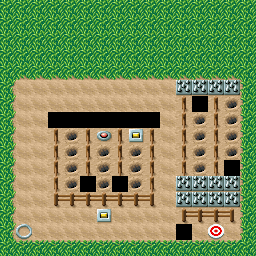

Below is a game level as drawn by its tile map, then a one-line description and the .tmx that defines it (tile-layer data replaced by summaries):
An orthogonal 16x16 tile map with 16x16 px tiles, 3 tile layers (Grass, Ground, Wall), 2 tilesets and 47 objects (18x Carrot, 12x Trap, 8x 2_Rotate, 2x Convertor_Left, RotateButton1, ...).

<map version="1.10" tiledversion="1.10.2" orientation="orthogonal" renderorder="right-down" width="16" height="16" tilewidth="16" tileheight="16" infinite="0" nextlayerid="247" nextobjectid="868">
 <properties>
  <property name="excalibur" type="bool" value="true" />
 </properties>
 <tileset firstgid="1" name="tileset" tilewidth="16" tileheight="16" tilecount="48" columns="8">
  <image source="1level.png" width="128" height="96" />
 </tileset>
 <tileset firstgid="49" name="tile_finish" tilewidth="16" tileheight="16" tilecount="4" columns="4">
  <image source="tile_finish.png" width="64" height="16" />
  <tile id="0">
   <animation>
    <frame tileid="0" duration="90" />
    <frame tileid="1" duration="90" />
    <frame tileid="2" duration="90" />
    <frame tileid="3" duration="90" />
   </animation>
  </tile>
 </tileset>
 <layer id="226" name="Grass" width="16" height="16">
  <data>[256 cells, 69 non-empty, 2 distinct tile ids]</data>
 </layer>
 <layer id="227" name="Ground" width="16" height="16">
  <data>[256 cells, 93 non-empty, 7 distinct tile ids]</data>
 </layer>
 <objectgroup id="246" name="Rotate">
  <object id="860" name="2_Rotate" gid="29" x="48" y="128" width="16" height="16">
   <properties>
    <property name="CollisionType" value="Passive" />
    <property name="state" value="X" />
   </properties>
  </object>
  <object id="861" name="2_Rotate" gid="29" x="64" y="128" width="16" height="16">
   <properties>
    <property name="CollisionType" value="Passive" />
    <property name="state" value="X" />
   </properties>
  </object>
  <object id="862" name="2_Rotate" gid="29" x="144" y="128" width="16" height="16">
   <properties>
    <property name="CollisionType" value="Passive" />
    <property name="state" value="X" />
   </properties>
  </object>
  <object id="863" name="2_Rotate" gid="29" x="128" y="128" width="16" height="16">
   <properties>
    <property name="CollisionType" value="Passive" />
    <property name="state" value="X" />
   </properties>
  </object>
  <object id="864" name="2_Rotate" gid="29" x="112" y="128" width="16" height="16">
   <properties>
    <property name="CollisionType" value="Passive" />
    <property name="state" value="X" />
   </properties>
  </object>
  <object id="865" name="2_Rotate" gid="29" x="96" y="128" width="16" height="16">
   <properties>
    <property name="CollisionType" value="Passive" />
    <property name="state" value="X" />
   </properties>
  </object>
  <object id="866" name="2_Rotate" gid="29" x="80" y="128" width="16" height="16">
   <properties>
    <property name="CollisionType" value="Passive" />
    <property name="state" value="X" />
   </properties>
  </object>
  <object id="867" name="2_Rotate" gid="29" x="176" y="240" width="16" height="16">
   <properties>
    <property name="CollisionType" value="Passive" />
    <property name="state" value="X" />
   </properties>
  </object>
 </objectgroup>
 <objectgroup id="229" name="RotateButtons">
  <properties>
   <property name="array" value="RotateButton1=true" />
  </properties>
  <object id="795" name="RotateButton1" gid="23" x="96" y="144" width="16" height="16">
   <properties>
    <property name="array" value="RotateButton1=true" />
   </properties>
  </object>
 </objectgroup>
 <objectgroup id="240" name="Carrots">
  <object id="814" name="Carrot" gid="20" x="224" y="112" width="16" height="16">
   <properties>
    <property name="CollisionType" value="Passive" />
   </properties>
  </object>
  <object id="815" name="Carrot" gid="20" x="224" y="160" width="16" height="16">
   <properties>
    <property name="CollisionType" value="Passive" />
   </properties>
  </object>
  <object id="816" name="Carrot" gid="20" x="224" y="128" width="16" height="16">
   <properties>
    <property name="CollisionType" value="Passive" />
   </properties>
  </object>
  <object id="817" name="Carrot" gid="20" x="224" y="144" width="16" height="16">
   <properties>
    <property name="CollisionType" value="Passive" />
   </properties>
  </object>
  <object id="818" name="Carrot" gid="20" x="192" y="128" width="16" height="16">
   <properties>
    <property name="CollisionType" value="Passive" />
   </properties>
  </object>
  <object id="819" name="Carrot" gid="20" x="192" y="176" width="16" height="16">
   <properties>
    <property name="CollisionType" value="Passive" />
   </properties>
  </object>
  <object id="820" name="Carrot" gid="20" x="192" y="160" width="16" height="16">
   <properties>
    <property name="CollisionType" value="Passive" />
   </properties>
  </object>
  <object id="821" name="Carrot" gid="20" x="192" y="144" width="16" height="16">
   <properties>
    <property name="CollisionType" value="Passive" />
   </properties>
  </object>
  <object id="822" name="Carrot" gid="20" x="64" y="144" width="16" height="16">
   <properties>
    <property name="CollisionType" value="Passive" />
   </properties>
  </object>
  <object id="823" name="Carrot" gid="20" x="64" y="160" width="16" height="16">
   <properties>
    <property name="CollisionType" value="Passive" />
   </properties>
  </object>
  <object id="824" name="Carrot" gid="20" x="64" y="176" width="16" height="16">
   <properties>
    <property name="CollisionType" value="Passive" />
   </properties>
  </object>
  <object id="825" name="Carrot" gid="20" x="64" y="192" width="16" height="16">
   <properties>
    <property name="CollisionType" value="Passive" />
   </properties>
  </object>
  <object id="829" name="Carrot" gid="20" x="96" y="160" width="16" height="16">
   <properties>
    <property name="CollisionType" value="Passive" />
   </properties>
  </object>
  <object id="830" name="Carrot" gid="20" x="96" y="176" width="16" height="16">
   <properties>
    <property name="CollisionType" value="Passive" />
   </properties>
  </object>
  <object id="831" name="Carrot" gid="20" x="96" y="192" width="16" height="16">
   <properties>
    <property name="CollisionType" value="Passive" />
   </properties>
  </object>
  <object id="844" name="Carrot" gid="20" x="128" y="160" width="16" height="16">
   <properties>
    <property name="CollisionType" value="Passive" />
   </properties>
  </object>
  <object id="845" name="Carrot" gid="20" x="128" y="176" width="16" height="16">
   <properties>
    <property name="CollisionType" value="Passive" />
   </properties>
  </object>
  <object id="846" name="Carrot" gid="20" x="128" y="192" width="16" height="16">
   <properties>
    <property name="CollisionType" value="Passive" />
   </properties>
  </object>
 </objectgroup>
 <layer id="228" name="Wall" width="16" height="16">
  <data>[256 cells, 82 non-empty, 8 distinct tile ids]</data>
 </layer>
 <objectgroup id="241" name="Traps">
  <object id="832" name="Trap" gid="31" x="176" y="192" width="16" height="16">
   <properties>
    <property name="CollisionType" value="Passive" />
   </properties>
  </object>
  <object id="833" name="Trap" gid="31" x="176" y="208" width="16" height="16">
   <properties>
    <property name="CollisionType" value="Passive" />
   </properties>
  </object>
  <object id="834" name="Trap" gid="31" x="192" y="208" width="16" height="16">
   <properties>
    <property name="CollisionType" value="Passive" />
   </properties>
  </object>
  </objectgroup>
 <objectgroup id="243" name="Finish">
  <!-- 1 objects omitted --></objectgroup>
 <objectgroup id="244" name="ConvertorButtons">
  <properties>
   <property name="array" value="ConvertorButton1=true,ConvertorButton2=false" />
  </properties>
  <!-- 2 objects omitted --></objectgroup>
 <objectgroup id="242" name="Camera">
  <!-- 1 objects omitted --></objectgroup>
 <objectgroup id="245" name="Convertor">
  <!-- 4 objects omitted --></objectgroup>
</map>
<!-- 17 of 47 objects omitted -->
